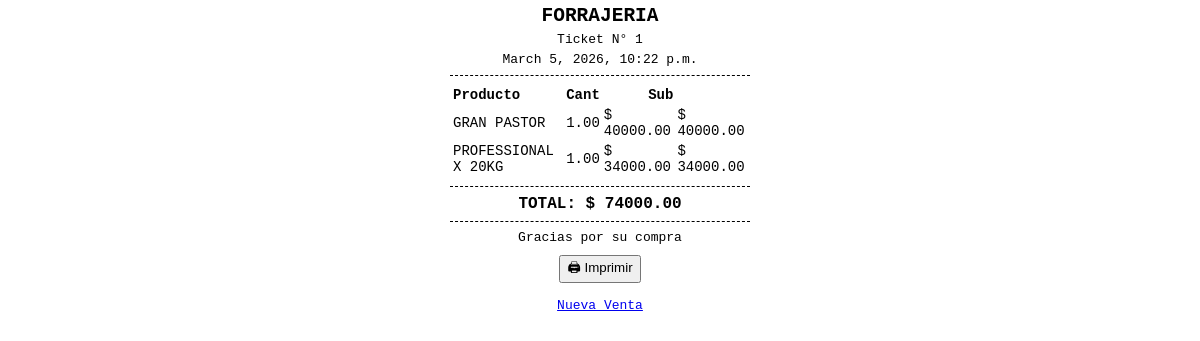
Page /home/ticket/1/ (signed in) on the committed database.
### applications/home/models.py (models this page shows, shortened)
class Venta(models.Model):
    MEDIOS_PAGO = [
    ('efectivo', 'Efectivo'),
    ('transferencia', 'Transferencia'),
    ('qr', 'QR'),
    ('debito', 'Débito'),
    ('credito', 'Crédito'),
]
    fecha = models.DateTimeField(auto_now_add=True)
    total = models.DecimalField(max_digits=10, decimal_places=2)
    medio_pago = models.CharField(max_length=20, choices=MEDIOS_PAGO, default='efectivo')
    cerrada = models.BooleanField(default=False)
    usuario = models.ForeignKey(User, on_delete=models.SET_NULL, null=True)

class DetalleVenta(models.Model):
    venta = models.ForeignKey(Venta, on_delete=models.CASCADE)
    producto = models.ForeignKey(Producto, on_delete=models.CASCADE)
    cantidad = models.DecimalField(max_digits=10, decimal_places=2)
    precio = models.DecimalField(max_digits=10, decimal_places=2)
    subtotal = models.DecimalField(max_digits=10, decimal_places=2)

### applications/productos/models.py (models this page shows, shortened)
class Producto(models.Model):
    codigo = models.CharField(max_length=20, unique=True)
    nombre = models.CharField(max_length=100)
    precio = models.DecimalField(max_digits=10, decimal_places=2)
    stock = models.DecimalField(max_digits=10, decimal_places=2)

### applications/home/views.py (the view)
# urls.py: path('ticket/<int:venta_id>/', views.ticket, name='ticket'),
@login_required
def ticket(request, venta_id):
    venta = get_object_or_404(Venta, id=venta_id)
    detalles = DetalleVenta.objects.filter(venta=venta)
    return render(request, 'home/ticket.html', {
        'venta': venta,
        'detalles': detalles
    })

### applications/home/templates/home/ticket.html (shortened to what this page needs)
<!DOCTYPE html>
<html>
<head>
</head>
<body>
    <h2>FORRAJERIA</h2>
    <p>Ticket N° {{ venta.id }}</p>
    <p>{{ venta.fecha }}</p>
    <hr>
    <table>
        <tr>
            <th>Producto</th>
            <th>Cant</th>
            <th class="right">Sub</th>
        </tr>
{% for item in venta.detalleventa_set.all %}
<tr>
    <td>{{ item.producto.nombre }}</td>
    <td>{{ item.cantidad }}</td>
    <td>$ {{ item.precio }}</td>
    <td>$ {{ item.subtotal }}</td>
</tr>
{% endfor %}
    </table>
    <hr>
    <p class="total">TOTAL: $ {{ venta.total }}</p>
    <hr>
    <p>Gracias por su compra</p>
    <div class="no-print">
        <button onclick="window.print()">🖨 Imprimir</button>
        <br><br>
        <a href="{% url 'venta' %}">Nueva Venta</a>
    </div>
</body>
</html>

### applications/home/templates/home/ticket.html (style rules this page uses)
body { font-family: monospace; width: 300px; margin: auto; }
h2, p { text-align: center; margin: 5px 0; }
table { width: 100%; font-size: 14px; }
th, td { text-align: left; }
.right { text-align: right; }
hr { border: none; border-top: 1px dashed black; margin: 8px 0; }
.total { font-size: 16px; font-weight: bold; }
.no-print { text-align: center; margin-top: 10px; }

### rows in the picture
Venta: id "1", fecha "March 5, 2026, 10:22 p.m.", total "74000.00"
DetalleVenta: producto.nombre "GRAN PASTOR", cantidad "1.00", precio "40000.00", subtotal "40000.00"
DetalleVenta: producto.nombre "PROFESSIONAL X 20KG", cantidad "1.00", precio "34000.00", subtotal "34000.00"
